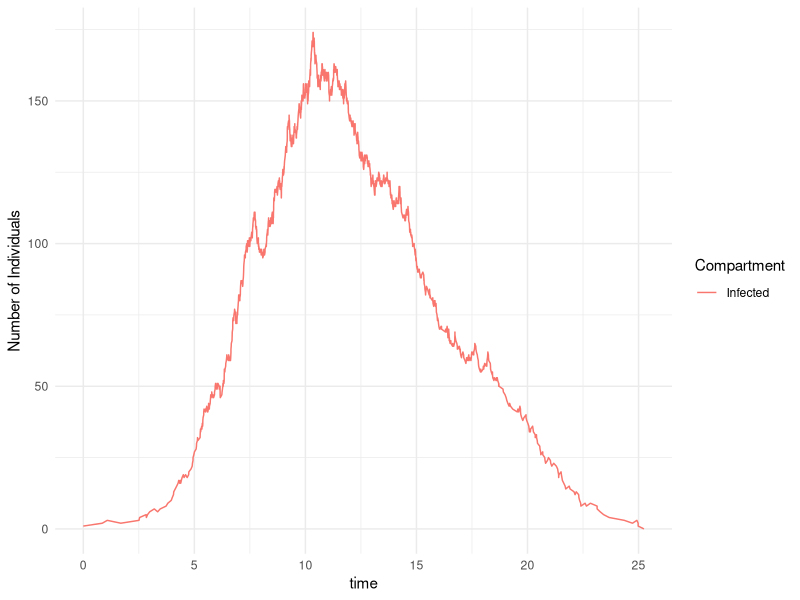
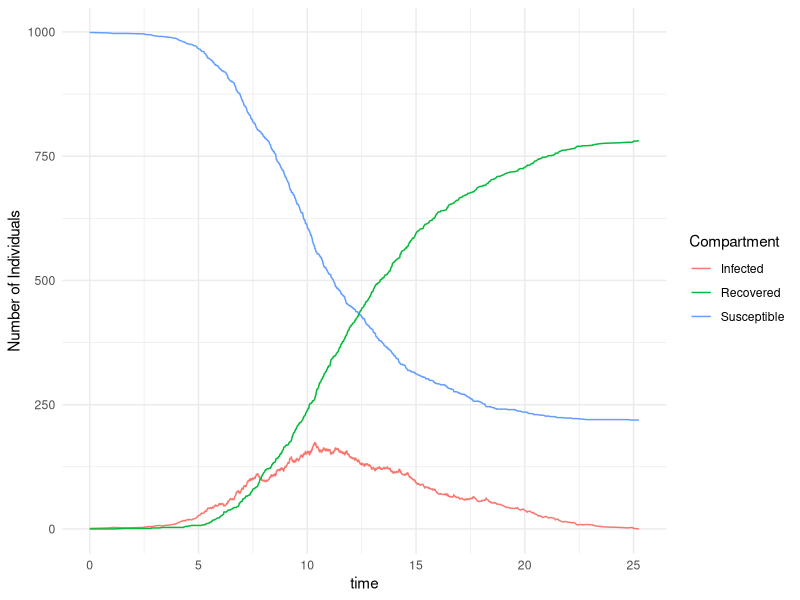

Source code (R) for these figures, in order:
## Stochastic SIR

library(ggplot2)

set.seed(11)

# Initial conditions
N <- 1000
S <- N-1
I <- 1
R <- 0
t <- 0
R0 <- 2
mu <- 1/2
beta <- (mu*R0)/N

results <- data.frame(t = t, S = S, I = I, R = R)

# Simulation loop
while (I > 0){
  
  # Generate random nos. 0-1
  r1 = runif(1)
  r2 = runif(1)
  
  # Time to next event
  t <- t - 1/(beta*I*S + mu*I)*log(r1)
  
  # Determine type of event
  if (r2 < beta*I*S / (beta*I*S + mu*I)) {
    # Infection event
    S = S - 1
    I = I + 1
  }
  else {
    # Recovery event
    I = I - 1
    R = R + 1
  }
  
  # Record results
  results <- rbind(results, data.frame(t = t, S = S, I = I, R = R))
}

results

# Plot
ggplot(results, aes(x = t)) +
  geom_line(aes(y = I, color = "Infected")) +
  labs(x = "time", y = "Number of Individuals", color = "Compartment") +
  theme_minimal()

ggplot(results, aes(x = t)) +
  geom_line(aes(y = S, color = "Susceptible")) +
  geom_line(aes(y = I, color = "Infected")) +
  geom_line(aes(y = R, color = "Recovered")) +
  labs(x = "time", y = "Number of Individuals", color = "Compartment") +
  theme_minimal()


# Add event type column
results$event_type <- NA  # Start with NA

for (i in 2:nrow(results)) {
  if (results$S[i] < results$S[i - 1]) {
    results$event_type[i] <- "inf"  # Infection happened
  } else if (results$R[i] > results$R[i - 1]) {
    results$event_type[i] <- "rec"  # Recovery happened
  }
}

print(results)
